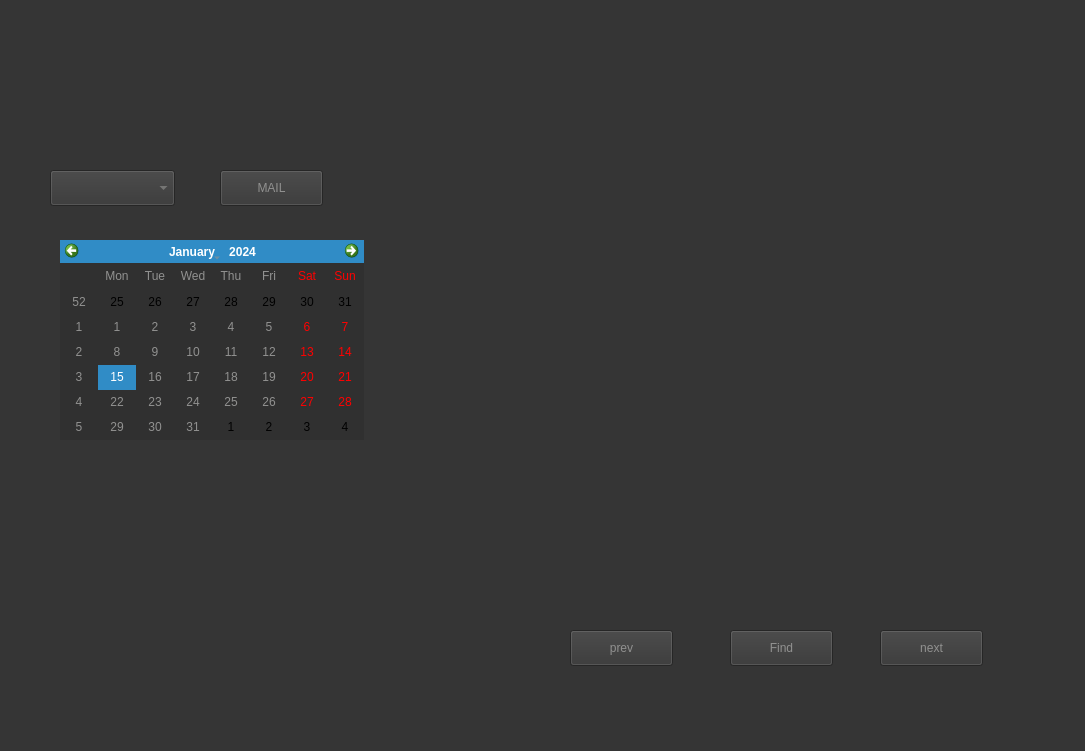
<?xml version="1.0" encoding="UTF-8"?>
<ui version="4.0">
 <class>Widget</class>
 <widget class="QWidget" name="Widget">
  <property name="geometry">
   <rect>
    <x>0</x>
    <y>0</y>
    <width>1085</width>
    <height>751</height>
   </rect>
  </property>
  <property name="sizePolicy">
   <sizepolicy hsizetype="Ignored" vsizetype="Ignored">
    <horstretch>0</horstretch>
    <verstretch>0</verstretch>
   </sizepolicy>
  </property>
  <property name="palette">
   <palette>
    <active>
     <colorrole role="WindowText">
      <brush brushstyle="SolidPattern">
       <color alpha="255">
        <red>255</red>
        <green>255</green>
        <blue>255</blue>
       </color>
      </brush>
     </colorrole>
     <colorrole role="Button">
      <brush brushstyle="SolidPattern">
       <color alpha="255">
        <red>0</red>
        <green>0</green>
        <blue>0</blue>
       </color>
      </brush>
     </colorrole>
     <colorrole role="Light">
      <brush brushstyle="SolidPattern">
       <color alpha="255">
        <red>0</red>
        <green>0</green>
        <blue>0</blue>
       </color>
      </brush>
     </colorrole>
     <colorrole role="Midlight">
      <brush brushstyle="SolidPattern">
       <color alpha="255">
        <red>0</red>
        <green>0</green>
        <blue>0</blue>
       </color>
      </brush>
     </colorrole>
     <colorrole role="Dark">
      <brush brushstyle="SolidPattern">
       <color alpha="255">
        <red>0</red>
        <green>0</green>
        <blue>0</blue>
       </color>
      </brush>
     </colorrole>
     <colorrole role="Mid">
      <brush brushstyle="SolidPattern">
       <color alpha="255">
        <red>0</red>
        <green>0</green>
        <blue>0</blue>
       </color>
      </brush>
     </colorrole>
     <colorrole role="Text">
      <brush brushstyle="SolidPattern">
       <color alpha="255">
        <red>255</red>
        <green>255</green>
        <blue>255</blue>
       </color>
      </brush>
     </colorrole>
     <colorrole role="BrightText">
      <brush brushstyle="SolidPattern">
       <color alpha="255">
        <red>255</red>
        <green>255</green>
        <blue>255</blue>
       </color>
      </brush>
     </colorrole>
     <colorrole role="ButtonText">
      <brush brushstyle="SolidPattern">
       <color alpha="255">
        <red>255</red>
        <green>255</green>
        <blue>255</blue>
       </color>
      </brush>
     </colorrole>
     <colorrole role="Base">
      <brush brushstyle="SolidPattern">
       <color alpha="255">
        <red>0</red>
        <green>0</green>
        <blue>0</blue>
       </color>
      </brush>
     </colorrole>
     <colorrole role="Window">
      <brush brushstyle="SolidPattern">
       <color alpha="255">
        <red>0</red>
        <green>0</green>
        <blue>0</blue>
       </color>
      </brush>
     </colorrole>
     <colorrole role="Shadow">
      <brush brushstyle="SolidPattern">
       <color alpha="255">
        <red>0</red>
        <green>0</green>
        <blue>0</blue>
       </color>
      </brush>
     </colorrole>
     <colorrole role="AlternateBase">
      <brush brushstyle="SolidPattern">
       <color alpha="255">
        <red>0</red>
        <green>0</green>
        <blue>0</blue>
       </color>
      </brush>
     </colorrole>
     <colorrole role="ToolTipBase">
      <brush brushstyle="SolidPattern">
       <color alpha="255">
        <red>255</red>
        <green>255</green>
        <blue>220</blue>
       </color>
      </brush>
     </colorrole>
     <colorrole role="ToolTipText">
      <brush brushstyle="SolidPattern">
       <color alpha="255">
        <red>0</red>
        <green>0</green>
        <blue>0</blue>
       </color>
      </brush>
     </colorrole>
     <colorrole role="PlaceholderText">
      <brush brushstyle="SolidPattern">
       <color alpha="127">
        <red>255</red>
        <green>255</green>
        <blue>255</blue>
       </color>
      </brush>
     </colorrole>
    </active>
    <inactive>
     <colorrole role="WindowText">
      <brush brushstyle="SolidPattern">
       <color alpha="255">
        <red>145</red>
        <green>145</green>
        <blue>144</blue>
       </color>
      </brush>
     </colorrole>
     <colorrole role="Button">
      <brush brushstyle="SolidPattern">
       <color alpha="255">
        <red>53</red>
        <green>53</green>
        <blue>53</blue>
       </color>
      </brush>
     </colorrole>
     <colorrole role="Light">
      <brush brushstyle="SolidPattern">
       <color alpha="255">
        <red>81</red>
        <green>81</green>
        <blue>81</blue>
       </color>
      </brush>
     </colorrole>
     <colorrole role="Midlight">
      <brush brushstyle="SolidPattern">
       <color alpha="255">
        <red>68</red>
        <green>68</green>
        <blue>68</blue>
       </color>
      </brush>
     </colorrole>
     <colorrole role="Dark">
      <brush brushstyle="SolidPattern">
       <color alpha="255">
        <red>30</red>
        <green>30</green>
        <blue>30</blue>
       </color>
      </brush>
     </colorrole>
     <colorrole role="Mid">
      <brush brushstyle="SolidPattern">
       <color alpha="255">
        <red>42</red>
        <green>42</green>
        <blue>42</blue>
       </color>
      </brush>
     </colorrole>
     <colorrole role="Text">
      <brush brushstyle="SolidPattern">
       <color alpha="255">
        <red>145</red>
        <green>145</green>
        <blue>144</blue>
       </color>
      </brush>
     </colorrole>
     <colorrole role="BrightText">
      <brush brushstyle="SolidPattern">
       <color alpha="255">
        <red>214</red>
        <green>214</green>
        <blue>214</blue>
       </color>
      </brush>
     </colorrole>
     <colorrole role="ButtonText">
      <brush brushstyle="SolidPattern">
       <color alpha="255">
        <red>145</red>
        <green>145</green>
        <blue>144</blue>
       </color>
      </brush>
     </colorrole>
     <colorrole role="Base">
      <brush brushstyle="SolidPattern">
       <color alpha="255">
        <red>48</red>
        <green>48</green>
        <blue>48</blue>
       </color>
      </brush>
     </colorrole>
     <colorrole role="Window">
      <brush brushstyle="SolidPattern">
       <color alpha="255">
        <red>53</red>
        <green>53</green>
        <blue>53</blue>
       </color>
      </brush>
     </colorrole>
     <colorrole role="Shadow">
      <brush brushstyle="SolidPattern">
       <color alpha="25">
        <red>0</red>
        <green>0</green>
        <blue>0</blue>
       </color>
      </brush>
     </colorrole>
     <colorrole role="AlternateBase">
      <brush brushstyle="SolidPattern">
       <color alpha="255">
        <red>48</red>
        <green>48</green>
        <blue>48</blue>
       </color>
      </brush>
     </colorrole>
     <colorrole role="ToolTipBase">
      <brush brushstyle="SolidPattern">
       <color alpha="178">
        <red>38</red>
        <green>38</green>
        <blue>38</blue>
       </color>
      </brush>
     </colorrole>
     <colorrole role="ToolTipText">
      <brush brushstyle="SolidPattern">
       <color alpha="255">
        <red>255</red>
        <green>255</green>
        <blue>255</blue>
       </color>
      </brush>
     </colorrole>
     <colorrole role="PlaceholderText">
      <brush brushstyle="SolidPattern">
       <color alpha="255">
        <red>145</red>
        <green>145</green>
        <blue>144</blue>
       </color>
      </brush>
     </colorrole>
    </inactive>
    <disabled>
     <colorrole role="WindowText">
      <brush brushstyle="SolidPattern">
       <color alpha="255">
        <red>0</red>
        <green>0</green>
        <blue>0</blue>
       </color>
      </brush>
     </colorrole>
     <colorrole role="Button">
      <brush brushstyle="SolidPattern">
       <color alpha="255">
        <red>0</red>
        <green>0</green>
        <blue>0</blue>
       </color>
      </brush>
     </colorrole>
     <colorrole role="Light">
      <brush brushstyle="SolidPattern">
       <color alpha="255">
        <red>0</red>
        <green>0</green>
        <blue>0</blue>
       </color>
      </brush>
     </colorrole>
     <colorrole role="Midlight">
      <brush brushstyle="SolidPattern">
       <color alpha="255">
        <red>0</red>
        <green>0</green>
        <blue>0</blue>
       </color>
      </brush>
     </colorrole>
     <colorrole role="Dark">
      <brush brushstyle="SolidPattern">
       <color alpha="255">
        <red>0</red>
        <green>0</green>
        <blue>0</blue>
       </color>
      </brush>
     </colorrole>
     <colorrole role="Mid">
      <brush brushstyle="SolidPattern">
       <color alpha="255">
        <red>0</red>
        <green>0</green>
        <blue>0</blue>
       </color>
      </brush>
     </colorrole>
     <colorrole role="Text">
      <brush brushstyle="SolidPattern">
       <color alpha="255">
        <red>0</red>
        <green>0</green>
        <blue>0</blue>
       </color>
      </brush>
     </colorrole>
     <colorrole role="BrightText">
      <brush brushstyle="SolidPattern">
       <color alpha="255">
        <red>255</red>
        <green>255</green>
        <blue>255</blue>
       </color>
      </brush>
     </colorrole>
     <colorrole role="ButtonText">
      <brush brushstyle="SolidPattern">
       <color alpha="255">
        <red>0</red>
        <green>0</green>
        <blue>0</blue>
       </color>
      </brush>
     </colorrole>
     <colorrole role="Base">
      <brush brushstyle="SolidPattern">
       <color alpha="255">
        <red>0</red>
        <green>0</green>
        <blue>0</blue>
       </color>
      </brush>
     </colorrole>
     <colorrole role="Window">
      <brush brushstyle="SolidPattern">
       <color alpha="255">
        <red>0</red>
        <green>0</green>
        <blue>0</blue>
       </color>
      </brush>
     </colorrole>
     <colorrole role="Shadow">
      <brush brushstyle="SolidPattern">
       <color alpha="25">
        <red>0</red>
        <green>0</green>
        <blue>0</blue>
       </color>
      </brush>
     </colorrole>
     <colorrole role="AlternateBase">
      <brush brushstyle="SolidPattern">
       <color alpha="255">
        <red>45</red>
        <green>45</green>
        <blue>45</blue>
       </color>
      </brush>
     </colorrole>
     <colorrole role="ToolTipBase">
      <brush brushstyle="SolidPattern">
       <color alpha="178">
        <red>38</red>
        <green>38</green>
        <blue>38</blue>
       </color>
      </brush>
     </colorrole>
     <colorrole role="ToolTipText">
      <brush brushstyle="SolidPattern">
       <color alpha="255">
        <red>255</red>
        <green>255</green>
        <blue>255</blue>
       </color>
      </brush>
     </colorrole>
     <colorrole role="PlaceholderText">
      <brush brushstyle="SolidPattern">
       <color alpha="255">
        <red>145</red>
        <green>145</green>
        <blue>144</blue>
       </color>
      </brush>
     </colorrole>
    </disabled>
   </palette>
  </property>
  <property name="windowTitle">
   <string>Widget</string>
  </property>
  <widget class="QPushButton" name="pushButton">
   <property name="geometry">
    <rect>
     <x>730</x>
     <y>630</y>
     <width>103</width>
     <height>36</height>
    </rect>
   </property>
   <property name="text">
    <string>Find</string>
   </property>
  </widget>
  <widget class="QLabel" name="label">
   <property name="enabled">
    <bool>true</bool>
   </property>
   <property name="geometry">
    <rect>
     <x>520</x>
     <y>80</y>
     <width>491</width>
     <height>491</height>
    </rect>
   </property>
   <property name="palette">
    <palette>
     <active>
      <colorrole role="WindowText">
       <brush brushstyle="SolidPattern">
        <color alpha="255">
         <red>0</red>
         <green>0</green>
         <blue>0</blue>
        </color>
       </brush>
      </colorrole>
      <colorrole role="Button">
       <brush brushstyle="SolidPattern">
        <color alpha="255">
         <red>255</red>
         <green>255</green>
         <blue>255</blue>
        </color>
       </brush>
      </colorrole>
      <colorrole role="Light">
       <brush brushstyle="SolidPattern">
        <color alpha="255">
         <red>255</red>
         <green>255</green>
         <blue>255</blue>
        </color>
       </brush>
      </colorrole>
      <colorrole role="Midlight">
       <brush brushstyle="SolidPattern">
        <color alpha="255">
         <red>255</red>
         <green>255</green>
         <blue>255</blue>
        </color>
       </brush>
      </colorrole>
      <colorrole role="Dark">
       <brush brushstyle="SolidPattern">
        <color alpha="255">
         <red>127</red>
         <green>127</green>
         <blue>127</blue>
        </color>
       </brush>
      </colorrole>
      <colorrole role="Mid">
       <brush brushstyle="SolidPattern">
        <color alpha="255">
         <red>170</red>
         <green>170</green>
         <blue>170</blue>
        </color>
       </brush>
      </colorrole>
      <colorrole role="Text">
       <brush brushstyle="SolidPattern">
        <color alpha="255">
         <red>0</red>
         <green>0</green>
         <blue>0</blue>
        </color>
       </brush>
      </colorrole>
      <colorrole role="BrightText">
       <brush brushstyle="SolidPattern">
        <color alpha="255">
         <red>255</red>
         <green>255</green>
         <blue>255</blue>
        </color>
       </brush>
      </colorrole>
      <colorrole role="ButtonText">
       <brush brushstyle="SolidPattern">
        <color alpha="255">
         <red>0</red>
         <green>0</green>
         <blue>0</blue>
        </color>
       </brush>
      </colorrole>
      <colorrole role="Base">
       <brush brushstyle="SolidPattern">
        <color alpha="255">
         <red>255</red>
         <green>255</green>
         <blue>255</blue>
        </color>
       </brush>
      </colorrole>
      <colorrole role="Window">
       <brush brushstyle="SolidPattern">
        <color alpha="255">
         <red>255</red>
         <green>255</green>
         <blue>255</blue>
        </color>
       </brush>
      </colorrole>
      <colorrole role="Shadow">
       <brush brushstyle="SolidPattern">
        <color alpha="255">
         <red>0</red>
         <green>0</green>
         <blue>0</blue>
        </color>
       </brush>
      </colorrole>
      <colorrole role="AlternateBase">
       <brush brushstyle="SolidPattern">
        <color alpha="255">
         <red>255</red>
         <green>255</green>
         <blue>255</blue>
        </color>
       </brush>
      </colorrole>
      <colorrole role="ToolTipBase">
       <brush brushstyle="SolidPattern">
        <color alpha="255">
         <red>255</red>
         <green>255</green>
         <blue>220</blue>
        </color>
       </brush>
      </colorrole>
      <colorrole role="ToolTipText">
       <brush brushstyle="SolidPattern">
        <color alpha="255">
         <red>0</red>
         <green>0</green>
         <blue>0</blue>
        </color>
       </brush>
      </colorrole>
      <colorrole role="PlaceholderText">
       <brush brushstyle="SolidPattern">
        <color alpha="127">
         <red>0</red>
         <green>0</green>
         <blue>0</blue>
        </color>
       </brush>
      </colorrole>
     </active>
     <inactive>
      <colorrole role="WindowText">
       <brush brushstyle="SolidPattern">
        <color alpha="255">
         <red>145</red>
         <green>145</green>
         <blue>144</blue>
        </color>
       </brush>
      </colorrole>
      <colorrole role="Button">
       <brush brushstyle="SolidPattern">
        <color alpha="255">
         <red>53</red>
         <green>53</green>
         <blue>53</blue>
        </color>
       </brush>
      </colorrole>
      <colorrole role="Light">
       <brush brushstyle="SolidPattern">
        <color alpha="255">
         <red>81</red>
         <green>81</green>
         <blue>81</blue>
        </color>
       </brush>
      </colorrole>
      <colorrole role="Midlight">
       <brush brushstyle="SolidPattern">
        <color alpha="255">
         <red>68</red>
         <green>68</green>
         <blue>68</blue>
        </color>
       </brush>
      </colorrole>
      <colorrole role="Dark">
       <brush brushstyle="SolidPattern">
        <color alpha="255">
         <red>30</red>
         <green>30</green>
         <blue>30</blue>
        </color>
       </brush>
      </colorrole>
      <colorrole role="Mid">
       <brush brushstyle="SolidPattern">
        <color alpha="255">
         <red>42</red>
         <green>42</green>
         <blue>42</blue>
        </color>
       </brush>
      </colorrole>
      <colorrole role="Text">
       <brush brushstyle="SolidPattern">
        <color alpha="255">
         <red>145</red>
         <green>145</green>
         <blue>144</blue>
        </color>
       </brush>
      </colorrole>
      <colorrole role="BrightText">
       <brush brushstyle="SolidPattern">
        <color alpha="255">
         <red>214</red>
         <green>214</green>
         <blue>214</blue>
        </color>
       </brush>
      </colorrole>
      <colorrole role="ButtonText">
       <brush brushstyle="SolidPattern">
        <color alpha="255">
         <red>145</red>
         <green>145</green>
         <blue>144</blue>
        </color>
       </brush>
      </colorrole>
      <colorrole role="Base">
       <brush brushstyle="SolidPattern">
        <color alpha="255">
         <red>48</red>
         <green>48</green>
         <blue>48</blue>
        </color>
       </brush>
      </colorrole>
      <colorrole role="Window">
       <brush brushstyle="SolidPattern">
        <color alpha="255">
         <red>53</red>
         <green>53</green>
         <blue>53</blue>
        </color>
       </brush>
      </colorrole>
      <colorrole role="Shadow">
       <brush brushstyle="SolidPattern">
        <color alpha="25">
         <red>0</red>
         <green>0</green>
         <blue>0</blue>
        </color>
       </brush>
      </colorrole>
      <colorrole role="AlternateBase">
       <brush brushstyle="SolidPattern">
        <color alpha="255">
         <red>48</red>
         <green>48</green>
         <blue>48</blue>
        </color>
       </brush>
      </colorrole>
      <colorrole role="ToolTipBase">
       <brush brushstyle="SolidPattern">
        <color alpha="178">
         <red>38</red>
         <green>38</green>
         <blue>38</blue>
        </color>
       </brush>
      </colorrole>
      <colorrole role="ToolTipText">
       <brush brushstyle="SolidPattern">
        <color alpha="255">
         <red>255</red>
         <green>255</green>
         <blue>255</blue>
        </color>
       </brush>
      </colorrole>
      <colorrole role="PlaceholderText">
       <brush brushstyle="SolidPattern">
        <color alpha="255">
         <red>145</red>
         <green>145</green>
         <blue>144</blue>
        </color>
       </brush>
      </colorrole>
     </inactive>
     <disabled>
      <colorrole role="WindowText">
       <brush brushstyle="SolidPattern">
        <color alpha="255">
         <red>127</red>
         <green>127</green>
         <blue>127</blue>
        </color>
       </brush>
      </colorrole>
      <colorrole role="Button">
       <brush brushstyle="SolidPattern">
        <color alpha="255">
         <red>255</red>
         <green>255</green>
         <blue>255</blue>
        </color>
       </brush>
      </colorrole>
      <colorrole role="Light">
       <brush brushstyle="SolidPattern">
        <color alpha="255">
         <red>255</red>
         <green>255</green>
         <blue>255</blue>
        </color>
       </brush>
      </colorrole>
      <colorrole role="Midlight">
       <brush brushstyle="SolidPattern">
        <color alpha="255">
         <red>255</red>
         <green>255</green>
         <blue>255</blue>
        </color>
       </brush>
      </colorrole>
      <colorrole role="Dark">
       <brush brushstyle="SolidPattern">
        <color alpha="255">
         <red>127</red>
         <green>127</green>
         <blue>127</blue>
        </color>
       </brush>
      </colorrole>
      <colorrole role="Mid">
       <brush brushstyle="SolidPattern">
        <color alpha="255">
         <red>170</red>
         <green>170</green>
         <blue>170</blue>
        </color>
       </brush>
      </colorrole>
      <colorrole role="Text">
       <brush brushstyle="SolidPattern">
        <color alpha="255">
         <red>127</red>
         <green>127</green>
         <blue>127</blue>
        </color>
       </brush>
      </colorrole>
      <colorrole role="BrightText">
       <brush brushstyle="SolidPattern">
        <color alpha="255">
         <red>255</red>
         <green>255</green>
         <blue>255</blue>
        </color>
       </brush>
      </colorrole>
      <colorrole role="ButtonText">
       <brush brushstyle="SolidPattern">
        <color alpha="255">
         <red>127</red>
         <green>127</green>
         <blue>127</blue>
        </color>
       </brush>
      </colorrole>
      <colorrole role="Base">
       <brush brushstyle="SolidPattern">
        <color alpha="255">
         <red>255</red>
         <green>255</green>
         <blue>255</blue>
        </color>
       </brush>
      </colorrole>
      <colorrole role="Window">
       <brush brushstyle="SolidPattern">
        <color alpha="255">
         <red>255</red>
         <green>255</green>
         <blue>255</blue>
        </color>
       </brush>
      </colorrole>
      <colorrole role="Shadow">
       <brush brushstyle="SolidPattern">
        <color alpha="25">
         <red>0</red>
         <green>0</green>
         <blue>0</blue>
        </color>
       </brush>
      </colorrole>
      <colorrole role="AlternateBase">
       <brush brushstyle="SolidPattern">
        <color alpha="255">
         <red>45</red>
         <green>45</green>
         <blue>45</blue>
        </color>
       </brush>
      </colorrole>
      <colorrole role="ToolTipBase">
       <brush brushstyle="SolidPattern">
        <color alpha="178">
         <red>38</red>
         <green>38</green>
         <blue>38</blue>
        </color>
       </brush>
      </colorrole>
      <colorrole role="ToolTipText">
       <brush brushstyle="SolidPattern">
        <color alpha="255">
         <red>255</red>
         <green>255</green>
         <blue>255</blue>
        </color>
       </brush>
      </colorrole>
      <colorrole role="PlaceholderText">
       <brush brushstyle="SolidPattern">
        <color alpha="255">
         <red>145</red>
         <green>145</green>
         <blue>144</blue>
        </color>
       </brush>
      </colorrole>
     </disabled>
    </palette>
   </property>
   <property name="text">
    <string/>
   </property>
   <property name="scaledContents">
    <bool>true</bool>
   </property>
  </widget>
  <widget class="QPushButton" name="next">
   <property name="geometry">
    <rect>
     <x>880</x>
     <y>630</y>
     <width>103</width>
     <height>36</height>
    </rect>
   </property>
   <property name="text">
    <string>next</string>
   </property>
  </widget>
  <widget class="QPushButton" name="prev">
   <property name="geometry">
    <rect>
     <x>570</x>
     <y>630</y>
     <width>103</width>
     <height>36</height>
    </rect>
   </property>
   <property name="text">
    <string>prev</string>
   </property>
  </widget>
  <widget class="QComboBox" name="comboBox">
   <property name="geometry">
    <rect>
     <x>50</x>
     <y>170</y>
     <width>125</width>
     <height>36</height>
    </rect>
   </property>
  </widget>
  <widget class="QPushButton" name="one">
   <property name="geometry">
    <rect>
     <x>220</x>
     <y>170</y>
     <width>103</width>
     <height>36</height>
    </rect>
   </property>
   <property name="text">
    <string>MAIL</string>
   </property>
  </widget>
  <widget class="QCalendarWidget" name="calendarWidget">
   <property name="geometry">
    <rect>
     <x>60</x>
     <y>240</y>
     <width>304</width>
     <height>200</height>
    </rect>
   </property>
  </widget>
 </widget>
 <resources/>
 <connections/>
</ui>
